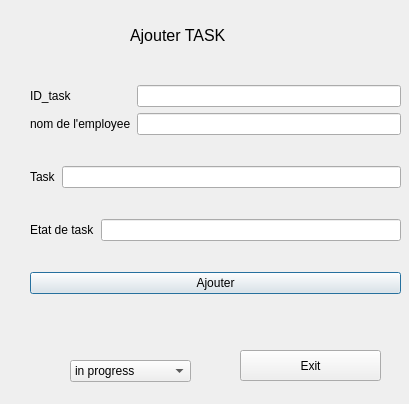
<?xml version="1.0" encoding="UTF-8"?>
<ui version="4.0">
 <class>ajouter_task</class>
 <widget class="QDialog" name="ajouter_task">
  <property name="geometry">
   <rect>
    <x>0</x>
    <y>0</y>
    <width>409</width>
    <height>404</height>
   </rect>
  </property>
  <property name="windowTitle">
   <string>Ajouter Task</string>
  </property>
  <widget class="QWidget" name="layoutWidget">
   <property name="geometry">
    <rect>
     <x>30</x>
     <y>60</y>
     <width>371</width>
     <height>261</height>
    </rect>
   </property>
   <layout class="QVBoxLayout" name="verticalLayout_4">
    <item>
     <layout class="QHBoxLayout" name="horizontalLayout">
      <item>
       <layout class="QVBoxLayout" name="verticalLayout_3">
        <item>
         <widget class="QLabel" name="label_13">
          <property name="text">
           <string>ID_task</string>
          </property>
         </widget>
        </item>
        <item>
         <widget class="QLabel" name="label_14">
          <property name="text">
           <string>nom de l'employee</string>
          </property>
         </widget>
        </item>
       </layout>
      </item>
      <item>
       <layout class="QVBoxLayout" name="verticalLayout_2">
        <item>
         <widget class="QLineEdit" name="lineEdit_idtask_e">
          <property name="maxLength">
           <number>4</number>
          </property>
         </widget>
        </item>
        <item>
         <widget class="QLineEdit" name="lineEdit_employee_task_e">
          <property name="maxLength">
           <number>12</number>
          </property>
         </widget>
        </item>
       </layout>
      </item>
     </layout>
    </item>
    <item>
     <layout class="QHBoxLayout" name="horizontalLayout_2">
      <item>
       <layout class="QHBoxLayout" name="horizontalLayout_5">
        <item>
         <widget class="QLabel" name="label_15">
          <property name="text">
           <string>Task</string>
          </property>
         </widget>
        </item>
        <item>
         <widget class="QLineEdit" name="lineEdit_task_e">
          <property name="maxLength">
           <number>15</number>
          </property>
         </widget>
        </item>
       </layout>
      </item>
     </layout>
    </item>
    <item>
     <layout class="QHBoxLayout" name="horizontalLayout_4">
      <item>
       <widget class="QLabel" name="label_16">
        <property name="text">
         <string>Etat de task</string>
        </property>
       </widget>
      </item>
      <item>
       <widget class="QLineEdit" name="lineEdit_etattask_e">
        <property name="inputMask">
         <string/>
        </property>
        <property name="maxLength">
         <number>15</number>
        </property>
       </widget>
      </item>
     </layout>
    </item>
    <item>
     <widget class="QPushButton" name="pushButton_ajoutertask_e">
      <property name="text">
       <string>Ajouter</string>
      </property>
     </widget>
    </item>
   </layout>
  </widget>
  <widget class="QLabel" name="label">
   <property name="geometry">
    <rect>
     <x>130</x>
     <y>10</y>
     <width>121</width>
     <height>51</height>
    </rect>
   </property>
   <property name="text">
    <string>&lt;html&gt;&lt;head/&gt;&lt;body&gt;&lt;p&gt;&lt;span style=&quot; font-size:12pt;&quot;&gt;Ajouter TASK&lt;/span&gt;&lt;/p&gt;&lt;/body&gt;&lt;/html&gt;</string>
   </property>
  </widget>
  <widget class="QPushButton" name="pushButton_exit_ajouter_e">
   <property name="geometry">
    <rect>
     <x>240</x>
     <y>350</y>
     <width>141</width>
     <height>31</height>
    </rect>
   </property>
   <property name="text">
    <string>Exit</string>
   </property>
  </widget>
  <widget class="QComboBox" name="comboBox_e">
   <property name="geometry">
    <rect>
     <x>70</x>
     <y>360</y>
     <width>121</width>
     <height>22</height>
    </rect>
   </property>
   <item>
    <property name="text">
     <string>in progress</string>
    </property>
   </item>
   <item>
    <property name="text">
     <string>done</string>
    </property>
   </item>
  </widget>
 </widget>
 <resources/>
 <connections/>
</ui>
